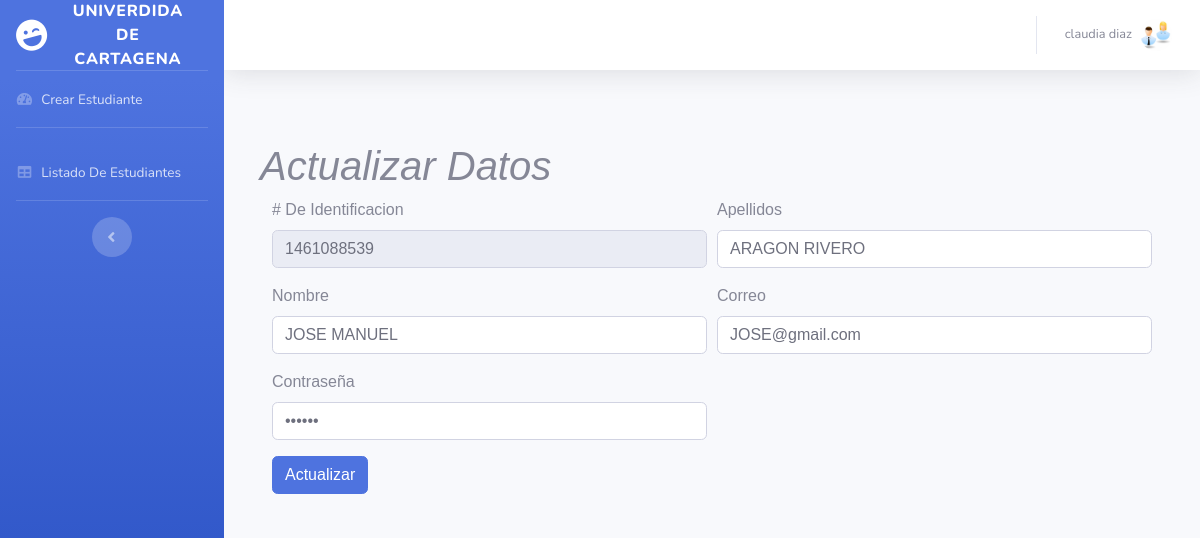
Screenshot of /edit.php?id=10 (signed in) with the database file from the repository.
### tables this page shows
CREATE TABLE `student` (
  `id` int(100) NOT NULL,
  `documento` int(11) NOT NULL,
  `ti` char(40) NOT NULL,
  `pais_nacimiento` char(20) NOT NULL,
  `fecha_nacimiento` date NOT NULL,
  `apellidos` char(50) NOT NULL,
  `name` char(50) NOT NULL,
  `estado_civil` varchar(30) NOT NULL,
  `institución_educativa` char(15) NOT NULL,
  `educaticion_padres` char(20) NOT NULL,
  `activida_padres` char(15) NOT NULL,
  `tipo_vivienda` char(15) NOT NULL,
  `nivel_educacion` char(15) NOT NULL,
  `ingresos_hogar` varchar(100) NOT NULL,
  `genero` char(10) NOT NULL,
  `asignaturas` int(10) NOT NULL,
  `programa_formacion` char(80) NOT NULL,
  `zona_recidencial` varchar(20) NOT NULL,
  `email` varchar(80) NOT NULL,
  `password` varchar(80) NOT NULL
);

### edit.php (the view, shortened to what this page needs)
<?php
if (isset($_REQUEST['id']) and isset($_REQUEST['id']) and $_REQUEST['id'] != '' and $_REQUEST['id'] != null)  {
    $id = $_REQUEST['id'];
    try {
        $servername  = "localhost";
        $username    = "root";
        $password    = "";
        $dbname      = "uc_ajpb";
        try {
            $conn = new PDO("mysql:host=$servername; dbname=$dbname", $username, $password);
            $conn->setAttribute(PDO::ATTR_ERRMODE, PDO::ERRMODE_EXCEPTION);
            $stmt = $conn->prepare("SELECT * FROM student WHERE id = ?");
            $stmt->execute(array($id));
            $row = $stmt->fetch(PDO::FETCH_OBJ);
          } catch(PDOExection $e) {
                echo $e->getMessage();
          }
      } catch(PDOExection $e) {
           echo $e->getMessage();
      } ?>
          <?php
            include_once('header.php');
            include_once('sidebar.php');
            include_once('topbar.php');
          ?>
<!DOCTYPE html>
<html lang="es">
<head>
  <link href="css/sb-admin-2.min.css" rel="stylesheet">
</head>
<body id="page-top">
  <div id="wrapper">
    <div id="content-wrapper" class="d-flex flex-column">
      <div id="content">
        <div class="container-fluid">
          <div class="row">
          <div class="row">
            <div class="col-lg-6 mb-4">
          </div>
        </div>
    <div class="container">
    <form class="needs-validation" novalidate action="update.php" method="post">
      <h1 class="h1"><a style="background: #war"><i><font face="Comic Sans MS,arial,verdana">Actualizar Datos</i></a></h1>
      <div class="col">
      <div class="form-row">
      <div class="form-group col-md-6">
        <label># De Identificacion</label>
        <input type="number" name="documento" class="form-control" readonly value="<?=$row->documento?>" required>
      </div>
      <div class="form-group col-md-6">
        <label>Apellidos</label>
        <input type="text" name="apellidos" class="form-control" value="<?=$row->apellidos?>" required>
      </div>
      <div class="form-group col-md-6">
        <label>Nombre</label>
        <input type="text" name="name" class="form-control"  value="<?=$row->name?>" required>
      </div>
      <div class="form-group col-md-6">
        <label>Correo</label>
        <input type="email" name="email" class="form-control"  value="<?=$row->email?>" required>
      </div>
      <div class="form-group col-md-6">
        <label>Contraseña</label>
        <input type="password" name="password" class="form-control"  value="<?=$row->password?>" required>
      </div>
      </div>
        <button type="submit" class="btn btn-primary">Actualizar</button>
      </div>
    </div>
    </body>
    </html>
    <?php
      } else {
        header('location: login.php');
      }
        ?>

### rows the page displays
student: documento "1461088539", apellidos "ARAGON RIVERO", name "JOSE MANUEL", email "JOSE@gmail.com"

### other values shown
$_SESSION['name'] "claudia diaz"
